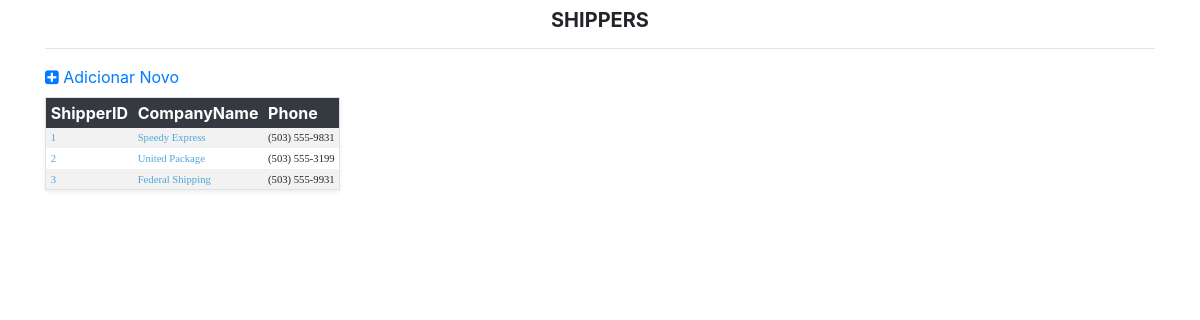
/Painel.php?idPg=40, run on the app's committed database.
### tables this page shows
CREATE TABLE IF NOT EXISTS `shippers` (
  `ShipperID` int(11) NOT NULL AUTO_INCREMENT,
  `CompanyName` varchar(40) NOT NULL,
  `Phone` varchar(24) DEFAULT NULL,
  PRIMARY KEY (`ShipperID`)
);

### FuncoesDAO.php (called while the page is built, shortened)
<?php
function listarRegistros($vConn, $tabela){
    $sqlLista = "Select * from $tabela";
    $rsLista = mysqli_query($vConn, $sqlLista) or die(mysqli_error($vConn));
    return $rsLista;
}
function listarCampos($vConn, $tabela){
    $sqlCampos = "Show columns from $tabela";
    $rsCampos = mysqli_query($vConn, $sqlCampos) or die(mysqli_error($vConn));
    return $rsCampos;
}
?>

### Lista.php (the view)
<?php
$rsLista = listarRegistros($vConn, $tabela);
$numCampos=  mysqli_num_fields($rsLista);
$rsCampos = listarCampos($vConn, $tabela);
while($campos = mysqli_fetch_array($rsCampos)){
    $nomeCampos[] = $campos[0];
}
?>
<h5 class="text-center mt-2 font-weight-bold"><?=strtoupper($tabela);?></h5>
<hr>
<a href="?idPg=<?=$idPg + 2;?>">
    <i class="fa fa-md fa-plus-square"></i>
    Adicionar Novo
</a>
<table class="table-sm table-striped border shadow-sm rounded mt-2 mb-3">
    <thead class="table-dark">
        <tr>
        <?php
        $cont = 0;
        foreach($nomeCampos as $valor){
            if($cont < 10){
        ?>
            <th><?=$valor;?></th>
        <?php
            }
        $cont++;
        }
        ?>
        </tr>
    </thead>
    <tbody>
        <?php
        while ($dadosLista = mysqli_fetch_array($rsLista)) {
        ?>
        <tr>
            <?php
            for($i=0; $i<$numCampos; $i++){
                if ($i < 10){
                    if($i <= 1){
            ?>
                <td>
                    <a href="?idPg=<?=$idPg + 1;?>&tbl=<?=$tabela;?>&column=<?=$nomeCampos[0];?>&id=<?=$dadosLista[0];?>" class="LinkDados">
                        <?=$dadosLista[$i];?>
                    </a>
                </td>
            <?php } else { ?>
            <td><font class="TextoDados"><?=$dadosLista[$i];?></font></td>
            <?php
                    }
                }
            }
            ?>
        </tr>
        <?php
        }
        ?>
    </tbody>
</table>

### css/estilo.css (style rules this page uses)
.TextoDados { font-family:Verdana; font-size: 8pt; }
.LinkDados { font-family:Verdana; font-size: 8pt; color:#4DA8DC; }

### data on the page
shippers: ShipperID "1", CompanyName "Speedy Express", Phone "(503) 555-9831"
shippers: ShipperID "2", CompanyName "United Package", Phone "(503) 555-3199"
shippers: ShipperID "3", CompanyName "Federal Shipping", Phone "(503) 555-9931"

### other printed values
$tabela "SHIPPERS"
$valor "ShipperID"
$valor "CompanyName"
$valor "Phone"
